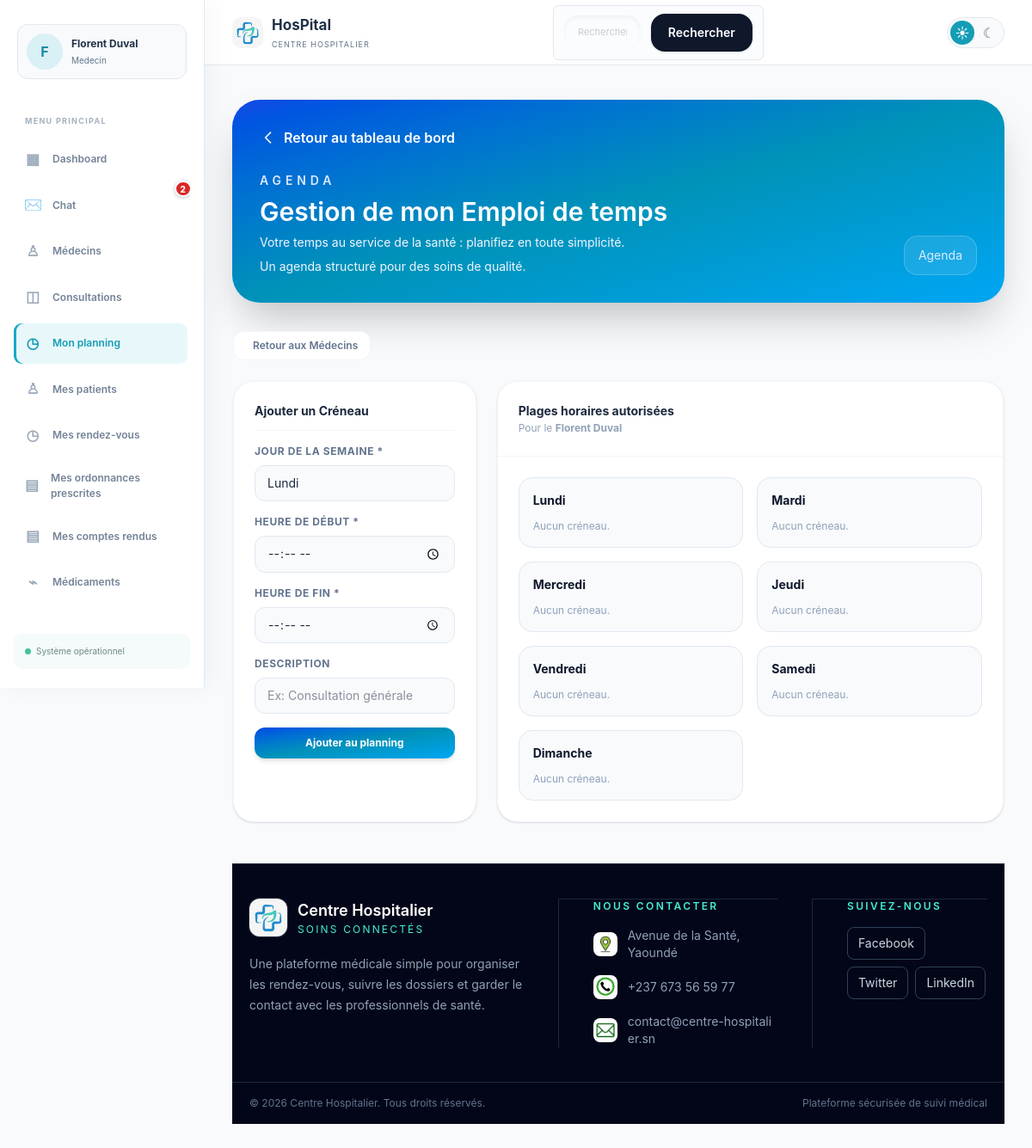
The app's page /planning/medecin/ (signed in), older data.
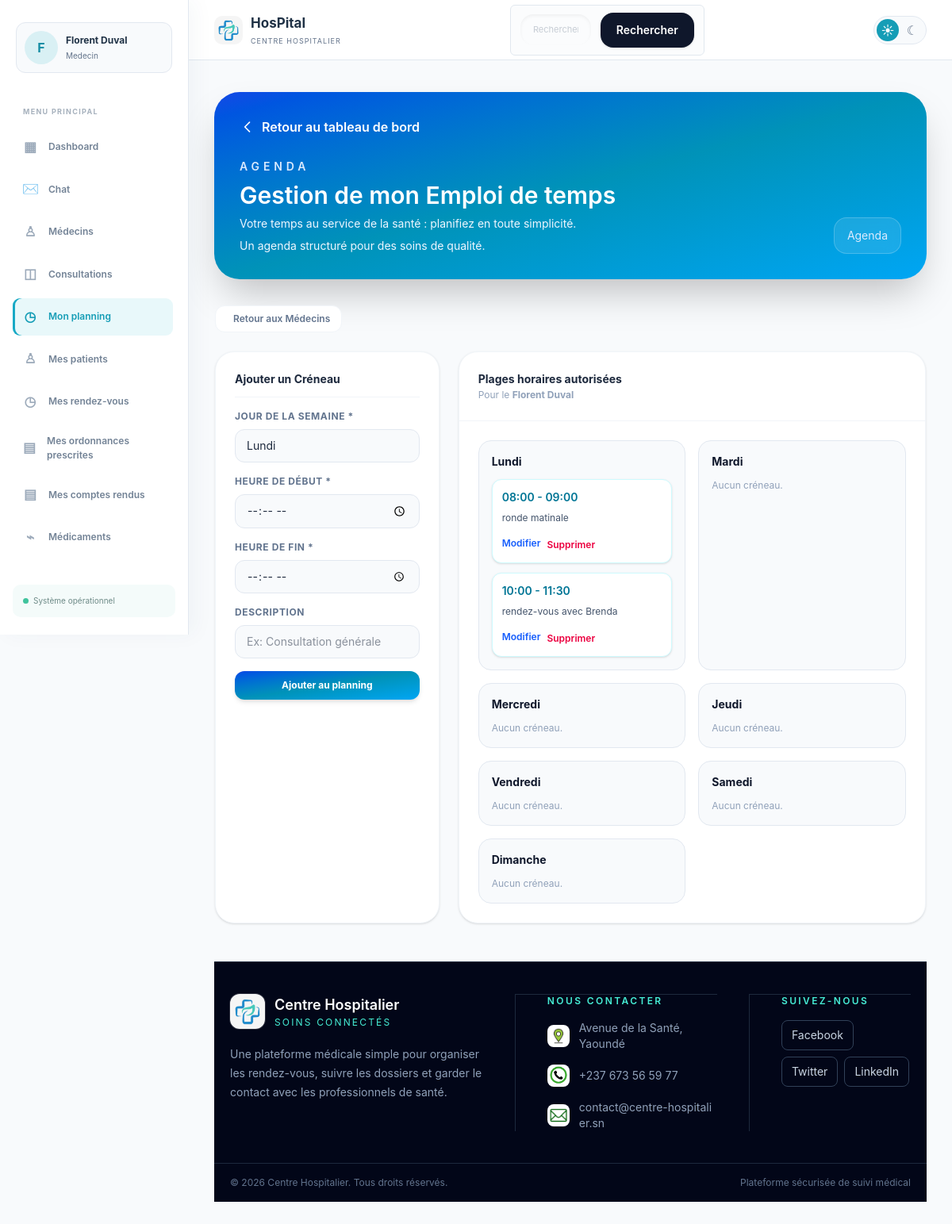
The same page, newer data.
### hopital/models.py (models this page shows, shortened)
class EmploiTempsMedecin(models.Model):
    JOUR_CHOICES = [
        ('lundi', 'Lundi'),
        ('mardi', 'Mardi'),
        ('mercredi', 'Mercredi'),
        ('jeudi', 'Jeudi'),
        ('vendredi', 'Vendredi'),
        ('samedi', 'Samedi'),
        ('dimanche', 'Dimanche'),
    ]
    medecin = models.ForeignKey(CustomUser, on_delete=models.CASCADE, related_name='emplois_du_temps')
    jour = models.CharField(max_length=10, choices=JOUR_CHOICES)
    heure_debut = models.TimeField()
    heure_fin = models.TimeField()
    description = models.CharField(max_length=255, blank=True, null=True)
    date_creation = models.DateTimeField(auto_now_add=True)
    class Meta:
        ordering = ['jour', 'heure_debut']

### hopital/views.py (the view, shortened to what this page needs)
# urls.py: path('planning/medecin/', medecin_planning, name='medecin_planning'),
def medecin_planning(request):
    if request.user.role != 'medecin':
        return redirect('hboard')
    message = None
    errors = []
    jours = EmploiTempsMedecin.JOUR_CHOICES
    planning_items = EmploiTempsMedecin.objects.filter(medecin=request.user).order_by('jour', 'heure_debut')
    planning_by_day = []
    for day_value, day_label in EmploiTempsMedecin.JOUR_CHOICES:
        day_items = planning_items.filter(jour=day_value)
        if day_items.exists() or True:
            planning_by_day.append({
                'value': day_value,
                'label': day_label,
                'items': day_items,
            })
    return render(request, 'medecin-planning.html', {
        'planning_items': planning_items,
        'planning_by_day': planning_by_day,
        'message': message,
        'errors': errors,
        'jours': jours,
        'doctor': request.user,
    })

### hopital/context_processors.py (called while the page is built)
def chat_notifications(request):
    if not request.user.is_authenticated:
        return {'unread_chat_count': 0}
    return {
        'unread_chat_count': ChatMessage.objects.filter(
            receiver=request.user,
            is_read=False,
        ).count(),
    }

### hopital/templates/medecin-planning.html (shortened to what the changed rows need)
{% load static %}
<!DOCTYPE html>
<html lang="fr">
<head>
    <link rel="stylesheet" href="{% static 'css/hboard.css' %}">
    <script src="https://cdn.jsdelivr.net/npm/@tailwindcss/browser@4"></script>
    <link href="./output.css" rel="stylesheet">
</head>
<body class="min-h-screen bg-slate-50 text-slate-800">
    {% include 'header.html' %}
    <main class="mx-auto max-w-7xl px-6 py-10 lg:px-8">
        <section class="rounded-[2rem] bg-gradient-to-br from-blue-700 via-cyan-600 to-sky-500 p-8 text-white shadow-2xl">
            <div class="flex flex-col gap-4 lg:flex-row lg:items-end lg:justify-between">
                <div>
                    <h1 class="mt-2 text-3xl font-semibold">Gestion de mon Emploi de temps</h1>
                </div>
            </div>
        </section>
        <div class="mt-8">
            {% block content %}
                <div class="max-w-4xl mx-auto space-y-6">
                    <div class="grid grid-cols-1 md:grid-cols-3 gap-6">
                        <div class="md:col-span-2 bg-white rounded-3xl border border-slate-100 shadow-sm overflow-hidden flex flex-col">
                            <div class="p-6 grid gap-4 md:grid-cols-2 xl:grid-cols-3">
                                {% for day in planning_by_day %}
                                <div class="rounded-2xl border border-slate-200 bg-slate-50 p-4">
                                    <h4 class="mb-3 text-sm font-bold text-slate-900">{{ day.label }}</h4>
                                    {% if day.items %}
                                        <div class="space-y-3">
                                            {% for slot in day.items %}
                                            <div class="rounded-xl border border-cyan-100 bg-white p-3 shadow-sm">
                                                <div class="flex items-center justify-between gap-2">
                                                    <span class="text-sm font-semibold text-cyan-700">{{ slot.heure_debut|time:'H:i' }} - {{ slot.heure_fin|time:'H:i' }}</span>
                                                </div>
                                                {% if slot.description %}
                                                <p class="mt-2 text-xs text-slate-600">{{ slot.description }}</p>
                                                {% endif %}
                                                <div class="mt-3 flex flex-wrap gap-2">
                                                    <button type="button"
                                                            class="edit-slot-btn text-xs font-semibold text-blue-600 hover:text-blue-700"
                                                            data-item-id="{{ slot.pk }}"
                                                            data-day="{{ slot.jour }}"
                                                            data-start="{{ slot.heure_debut|time:'H:i' }}"
                                                            data-end="{{ slot.heure_fin|time:'H:i' }}"
                                                            data-description="{{ slot.description|default:'' }}">
                                                        Modifier
                                                    </button>
                                                    <form method="post" class="inline">
                                                        <button type="submit" class="text-xs font-semibold text-rose-600 hover:text-rose-700" onclick="return confirm('Supprimer ce créneau ?')">
                                                            Supprimer
                                                        </button>
                                                    </form>
                                                </div>
                                            </div>
                                            {% endfor %}
                                        </div>
                                    {% else %}
                                        <p class="text-xs text-slate-400">Aucun créneau.</p>
                                    {% endif %}
                                </div>
                                {% empty %}
                                <div class="md:col-span-2 xl:col-span-3 py-8 text-center text-slate-400">
                                    <i class="fa-regular fa-calendar-times text-4xl mb-3 text-slate-200"></i>
                                    <p class="text-xs">Aucune plage horaire enregistrée pour le moment.</p>
                                </div>
                                {% endfor %}
                            </div>
                        </div>
                    </div>
                </div>
            {% endblock %}
        </div>
</body>
</html>

### hopital/templates/header.html (shortened to what the changed rows need)
{% load static %}
<aside class="app-sidebar" id="app-sidebar" data-app-sidebar>
    <nav class="app-sidebar-nav" aria-label="Navigation principale">
        <a class="app-nav-link chat-nav-link {% if request.resolver_match.url_name == 'chat_inbox' or request.resolver_match.url_name == 'chat_with_doctor' %}is-active{% endif %}" href="{% url 'chat_inbox' %}"><span class="chat-icon" aria-hidden="true">✉</span><span class="app-nav-link-label">Chat</span>{% if unread_chat_count %}<strong class="chat-unread-badge" aria-label="{{ unread_chat_count }} message(s) non lu(s)">{% if unread_chat_count > 99 %}99+{% else %}{{ unread_chat_count }}{% endif %}</strong>{% endif %}</a>
    </nav>
</aside>

Row changes from the older to the newer data that the page shows:
added EmploiTempsMedecin: heure_debut "08:00", heure_fin "09:00", description "ronde matinale"
added EmploiTempsMedecin: heure_debut "10:00", heure_fin "11:30", description "rendez-vous avec Brenda"
Text that changed along with them:
{{ unread_chat_count }}: "2" → (not shown)
list line gone: "Aucun créneau."
